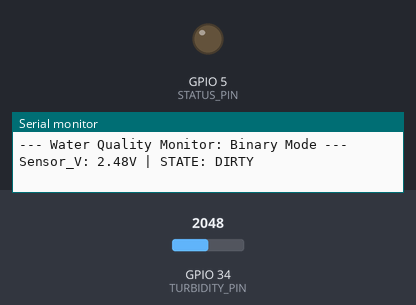
The sketch below on a simulated ESP32. Parts: output pins drawn as LEDs (lit = HIGH), the last lines printed to the serial monitor. Inputs (shaded band) come from the test bench; at power-on: GPIO 34 (TURBIDITY_PIN) = 2048 (analog values on the 0–4095 scale).

Above: at 3.2 s.
3.3 s: GPIO 34 (TURBIDITY_PIN) set to 2776
5.2 s: GPIO 34 (TURBIDITY_PIN) set to 2838
At 6.3 s:
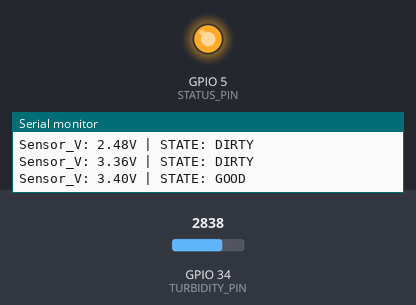
7.0 s: GPIO 34 (TURBIDITY_PIN) set to 2047
At 7.6 s:
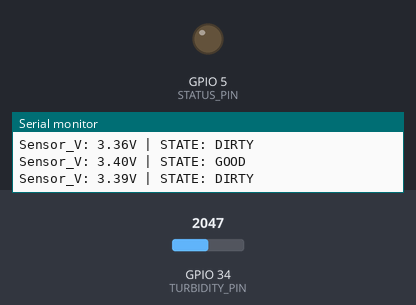
8.5 s: GPIO 34 (TURBIDITY_PIN) set to 2866
At 10.3 s:
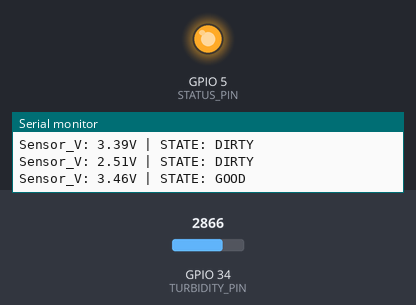
Timing chart, 0 to 11.8 s (numbered marks = the images above; inputs shaded):
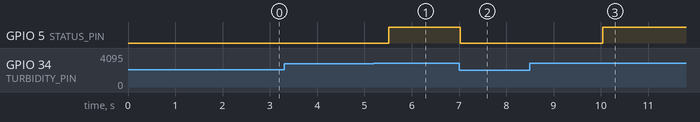

The sketch:

turbidity.ino
```cpp
#define TURBIDITY_PIN 34
#define SAMPLES 50
#define STATUS_PIN 5

void setup() {
  Serial.begin(115200);

  analogReadResolution(12);
  analogSetAttenuation(ADC_11db);

  pinMode(STATUS_PIN, OUTPUT);

  Serial.println("--- Water Quality Monitor: Binary Mode ---");
  delay(2000);
}

void loop() {
  long sum = 0;

  for(int i = 0; i < SAMPLES; i++) {
    sum += analogRead(TURBIDITY_PIN);
    delay(10);
  }

  float averageRaw = (float)sum / SAMPLES;
  float espVoltage = averageRaw * (3.3 / 4095.0);
  float actualSensorVoltage = espVoltage * 1.5;

  Serial.print("Sensor_V: ");
  Serial.print(actualSensorVoltage);
  Serial.print("V | ");

  // --- SIMPLE BINARY LOGIC ---

  if (actualSensorVoltage < 0.5) {
    // Safety check for disconnected sensor
    digitalWrite(STATUS_PIN, LOW);
    Serial.println("STATE: ERROR (Check Wiring)");
  }
  else if (actualSensorVoltage >= 3.4) {
    // Covers both "Clear" (3.47V) and "Cloudy" (2.7V+)
    digitalWrite(STATUS_PIN, HIGH);
    Serial.println("STATE: GOOD");
  }
  else {
    // Covers your dirty readings (1.34V)
    digitalWrite(STATUS_PIN, LOW);
    Serial.println("STATE: DIRTY");
  }

  delay(1000);
}
```

Measured:
- the behaviour switches between 2812 and 2813 on GPIO 34 (TURBIDITY_PIN) (found by bisection; images 0 and 1)
- after the input at 5.2 s, GPIO 5 (STATUS_PIN): LOW → HIGH after 0.32 s
- after the input at 7.0 s, GPIO 5 (STATUS_PIN): HIGH → LOW at once
- after the input at 8.5 s, GPIO 5 (STATUS_PIN): LOW → HIGH after 1.5 s
